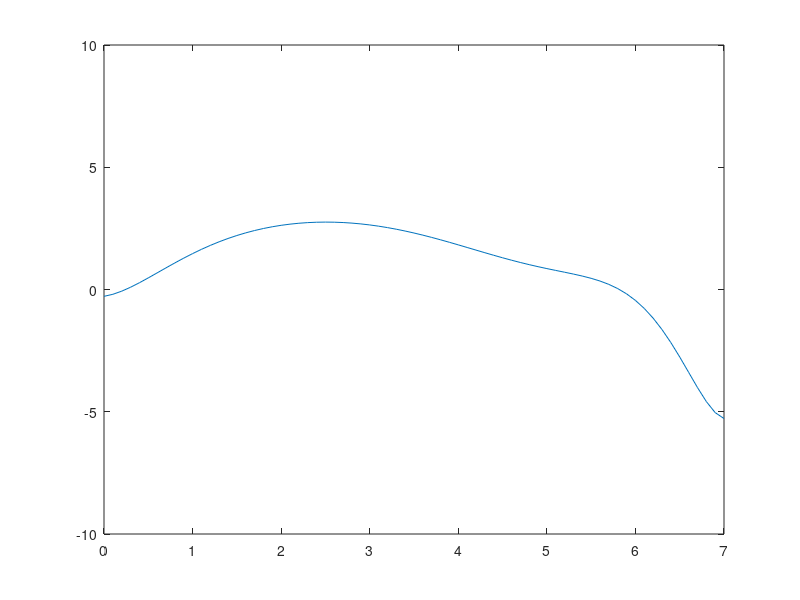

The MATLAB script that drew this image:
h=0.1;
tau=0.004;
x=0:h:7;
t=0:tau:1;
N=length(x);
M=length(t);
u=zeros([N,M]);

%u(1,:)=sin(6*t);
%u(N,:)=-7*cos(7*t);
for m=1:M
    u(1,m)=sin(6*t(m));
    u(N,m)=-7*cos(7*t(m));
end
%u(:,1)=x.*(6-x);
for n=1:N
    u(n,1)=x(n)*(6-x(n));
end

for m=1:M-1
    for n=2:N-1
        u(n,m+1)=u(n,m)+tau/h^2*(u(n+1,m)-2*u(n,m)+u(n-1,m))-5*tau*sin(pi*x(n)/7);
    end
end

for m=1:M
    plot(x,u(:,m));
    axis([0,7,-10,10]);
    MM(m)=getframe;
end
movie(MM,2);